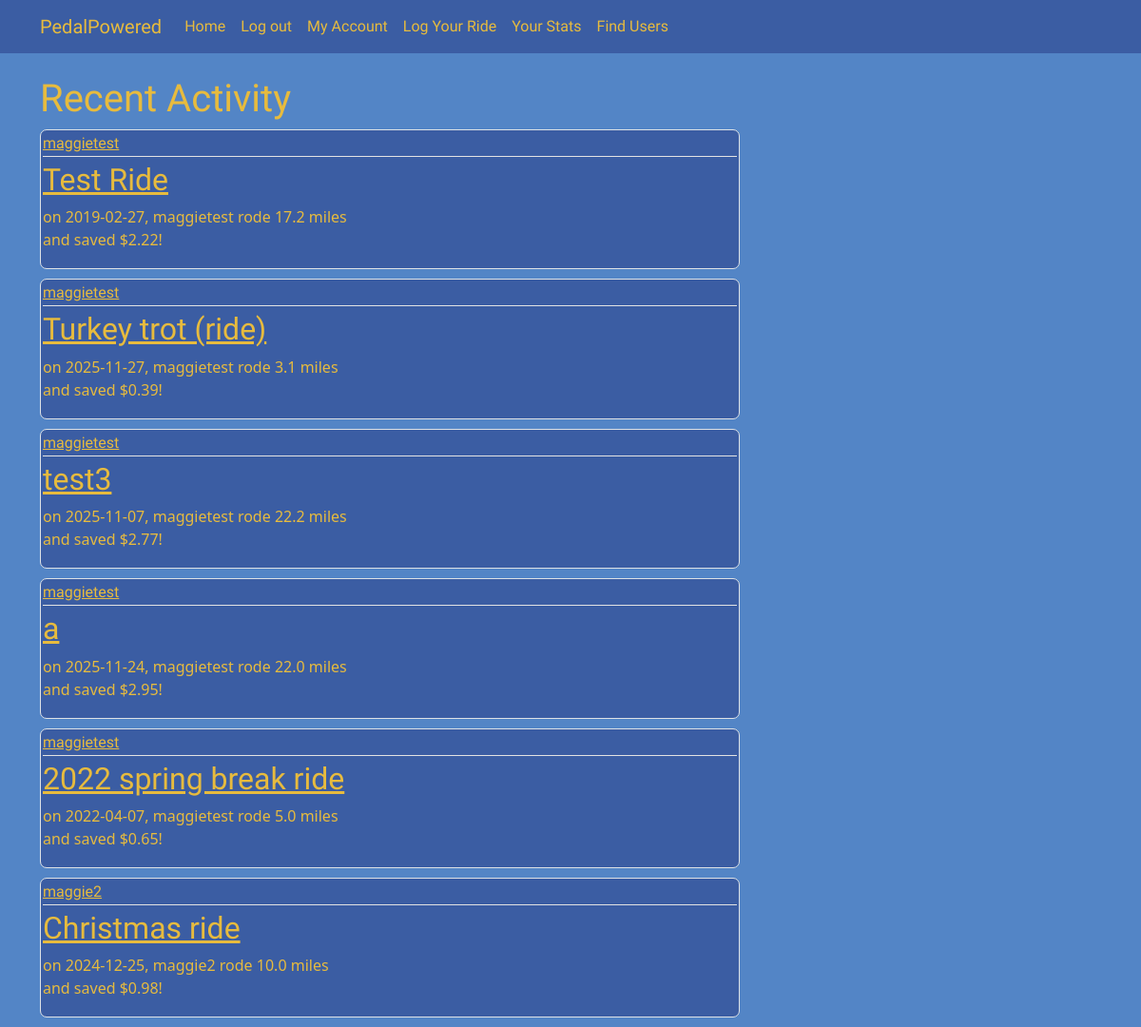
The page /home (signed in) on the database as committed earlier.
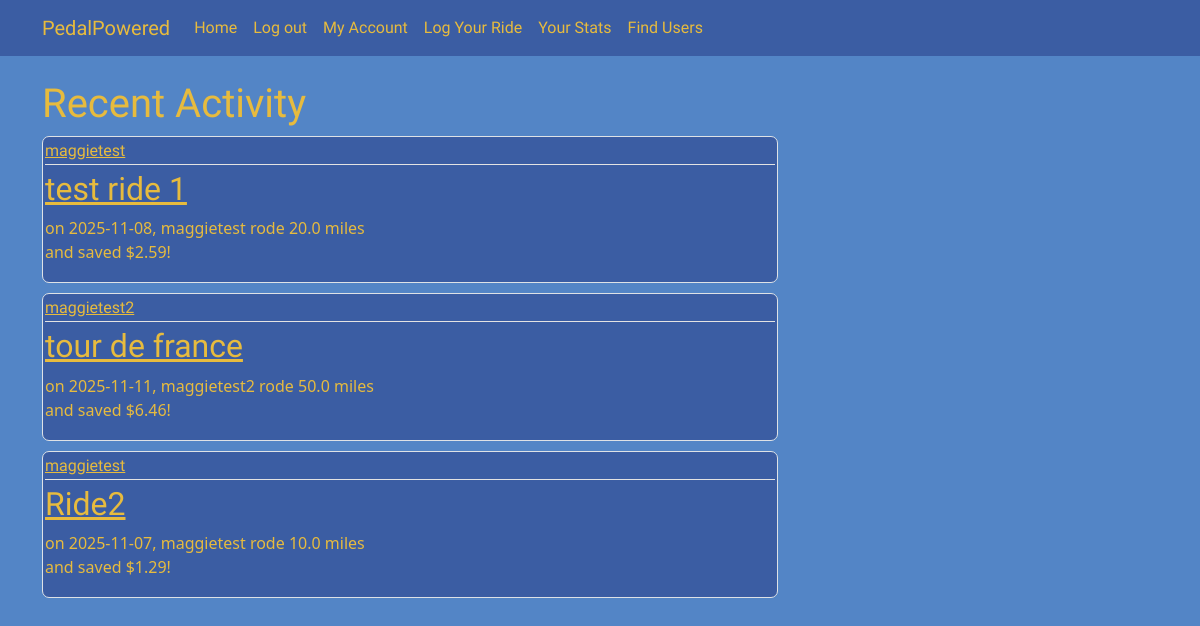
The same page on the database as committed later.
### pedalpowered/models.py (models this page shows, shortened)
class rides(db.Model):
    id = db.Column(db.Integer, primary_key = True)
    ride_date = db.Column(db.DateTime, nullable = False)
    title = db.Column(db.String, nullable = False)
    distance = db.Column(db.Float, nullable = False)
    gas_price = db.Column(db.Float, nullable = True)
    car_mpg = db.Column(db.Float, nullable = True)
    user_id = db.Column(db.Integer,db.ForeignKey('user.id'), nullable=False)
    gas_money_saved = db.Column(db.Float, nullable = True)
    user_comment = db.Column(db.String, nullable = False)

class User(db.Model, UserMixin):
    id = db.Column(db.Integer, primary_key = True)
    username = db.Column(db.String(20), unique=True, nullable=False)
    email = db.Column(db.String(100), unique=True, nullable=False)
    img_file = db.Column(db.String(20), nullable=False, default='default.jpg')
    password = db.Column(db.String(60), nullable=False)
    ridelog = db.relationship('rides', backref="author", lazy=True)
    friends = db.relationship('User', secondary=friendships, primaryjoin=(friendships.c.user_id == id), secondaryjoin=(friendships.c.friend_id == id),
    backref=db.backref('friended_by', lazy='dynamic'),lazy='dynamic')

### pedalpowered/routes.py (the view)
@app.route("/home")
@login_required
def home():
    ridelog = rides.query.all()
    return render_template("home.html",posts= ridelog)

### pedalpowered/models.py (called while the page is built)
@login_manager.user_loader
def load_user(user_id):
    return User.query.get(int(user_id))

### pedalpowered/templates/home.html (shortened to what this page needs)
{% extends "layout.html" %}
{% block content %}
<h1 style="font-family: Irish Grover";>Recent Activity</h1>
    {% for post in posts %}
        <article class="media-body border">
            <div class = "media-body">
                <div class="article-metadata">
                    <a class = 'mr-2' style="color:#E7BB3E; font-family:'Irish Grover';" href="{{url_for('user_profile', username=post.author.username)}}">{{post.author.username}}</a>
                </div>
                <h2><a class='article-title'style="font-family:'Irish Grover';" href="{{url_for('post',post_id=post.id)}}">{{post.title}}</a></h2>
                <p class = "article-content">on {{post.ride_date.strftime('%Y-%m-%d')}}, {{post.author.username}} rode {{post.distance}} miles
                    and saved ${{post.gas_money_saved}}!
                </p>
            </div>
        </article>
    {%endfor%}
{% endblock content %}

### pedalpowered/templates/layout.html (shortened to what this page needs)
<!DOCTYPE html>
    <html>
        <html lang="en">
        <head>
            <link href="https://cdn.jsdelivr.net/npm/bootstrap@5.3.8/dist/css/bootstrap.min.css" rel="stylesheet">
            <link rel="stylesheet" type="text/css" href="{{ url_for('static', filename = 'main.css')}}">
        </head>
        <body>
            {%block navbar%}
            <header class="site-header">
                <nav class="navbar navbar-expand-md navbar-dark bg-steel fixed-top">
                    <div class="container">
                    <a class="navbar-brand mr-4" href="/" style="color:#E7BB3E; font-family:'Irish Grover';">PedalPowered</a>
                    <div class="collapse navbar-collapse" id="navbarToggle">
                        <div class="navbar-nav mr-auto">
                        <a class="nav-item nav-link" href="{{url_for('home')}}">Home</a>
                        </div>
                        <div class="navbar-nav">
                        {% if current_user.is_authenticated %}
                            <a class="nav-item nav-link" href="{{url_for('logout')}}">Log out</a>
                            <a class="nav-item nav-link" href="{{url_for('account')}}">My Account</a>
                        {% else %}
                            <a class="nav-item nav-link" href="{{url_for('login')}}">Login</a>
                            <a class="nav-item nav-link" href="{{url_for('register')}}">Register</a>
                        {%endif%}
                        <a class="nav-item nav-link" href="{{url_for('logride')}}">Log Your Ride</a>
                        <a class="nav-item nav-link" href="{{url_for('stats')}}">Your Stats</a>
                        <a class="nav-item nav-link" href="{{ url_for('user_list') }}">Find Users</a>
                        </div>
                    </div>
                    </div>
                </nav>
            </header>
            {% endblock %}
            <main role="main" class="container">
                <div class="row">
                    <div class="col-md-8">
                    {% block content %}{% endblock %}
                    </div>
                </div>
            </main>
        </body>
    </html>

### pedalpowered/static/main.css (style rules this page uses)
body { background: #5385C6; color: #333333; margin-top: 5rem; }
h1, h2, h3, h4, h5, h6 .irish-grover-regular { color: #E7BB3E; }
.bg-steel { background-color: #3B5DA3; }
.site-header .navbar-nav .nav-link { color: #E7BB3E; font-family: "Irish Grover"; }
.article-title { color:#E7BB3E; background-color:#3B5DA3; }
.article-content { white-space: pre-line; background-color:#3B5DA3; color:#E7BB3E; }
.article-metadata { padding-bottom: 1px; margin-bottom: 4px; border-bottom: 1px solid #e3e3e3; font-family: "Irish Grover"; }
.media-body { color:#e3e3e3; background-color: #3B5DA3; border-width: 5px; }
.mr-2 { color:#E7BB3E !important; text-decoration: underline; }
.border { border: 2px solid #E7BB3E; border-radius: 7px; padding: 2px; margin-bottom: 10px; }

Rows that differ between the two databases and show on the page:
removed rides: author.username "maggietest", title "Turkey trot (ride)", ride_date "2025-11-27", distance "3.1", gas_money_saved "0.39"
removed rides: author.username "maggietest", title "a", ride_date "2025-11-24", distance "22.0", gas_money_saved "2.95"
removed rides: author.username "maggietest", title "2022 spring break ride", ride_date "2022-04-07", distance "5.0", gas_money_saved "0.65"
removed rides: author.username "maggie2", title "Christmas ride", ride_date "2024-12-25", distance "10.0", gas_money_saved "0.98"
changed rides: title "Test Ride" → "test ride 1"; ride_date "2019-02-27" → "2025-11-08"; distance "17.2" → "20.0"; gas_money_saved "2.22" → "2.59"
added rides: author.username "maggietest2", title "tour de france", ride_date "2025-11-11", distance "50.0", gas_money_saved "6.46"
changed rides: title "test3" → "Ride2"; distance "22.2" → "10.0"; gas_money_saved "2.77" → "1.29"
